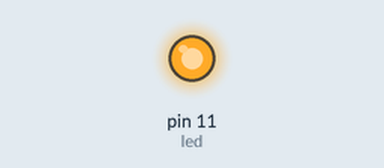
This sketch was run on a simulated Arduino Uno, built with avr-gcc and run on an emulated ATmega328P. Parts: output pins drawn as LEDs (lit = HIGH). What the sketch prints to the serial monitor is not drawn.

Above: at 0.1 s.
Timing chart, 0 to 1.6 s (numbered marks = the images above):
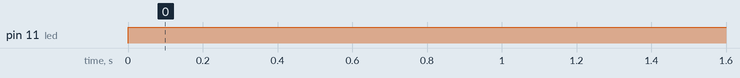

The sketch:

millis-example.ino
```cpp
#define led 11

int interval = 10000;

long prevMillis = 0;

boolean ledOnOff = false;

void setup() {
  // put your setup code here, to run once:
  Serial.begin(9600);
  pinMode(led, OUTPUT);

}

void loop() {
  // put your main code here, to run repeatedly:
  long currentMillis = millis ();
  if(currentMillis - prevMillis > interval){
    prevMillis = currentMillis;
      Serial.println(currentMillis);

      //set action
      if(ledOnOff == false){
        ledOnOff = true;
        }else {
          ledOnOff = false;
          }

  }

      if(ledOnOff == false){
        digitalWrite(led, LOW);
        }
        if(ledOnOff = true){
          digitalWrite(led, HIGH);
          }
    }
```

Measured:
- by itself, pin 11 (led): LOW → HIGH at 0.00 s
